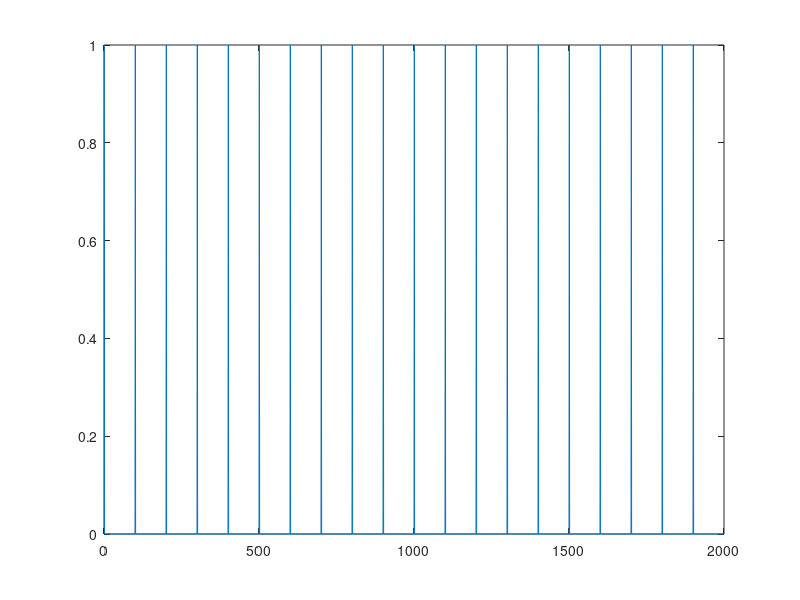

The MATLAB script that drew this image: (Note: this script raises an error after producing the figure.)
clear all;
close all;
clc;

f=1000; %frequency of light wave
T=1/f; %duty cycle of light wave
fs=50; % rate of camera sensor
Ts=1/fs; %duty cycle of camera sensor
k= 1; %sparse level per cycles
Nc = 100 % number sample per cycles
M = Nc*f/500; % number tranfers - measuments
N= Nc * f/fs; % length of signal

%generate signal reference
refsig = zeros(N,1);
ref= zeros(Nc,1) % signal tranfers per cycle
ref(1,1)= 1;

% time of the light wave flighting from the object to the imaging sensor
shiftime = 10;

for i= 1:f/fs
    refsig((i-1)*Nc+1:i*Nc) = ref(:,1);
end


figure(1);
% plot(t,refsig,'linewidth',2)
plot(refsig);
hold on
plot(objsig)
ylim([-0.2 1.2]);
xlabel('sample');
ylabel('Amplitude');

%generate encode signal
Phi = randi([0 1],N,N);
y=Phi*refsig;
figure(2);
plot(y)

for i=1:M
   position(i,1) = (i-1) *shiftime+1
end

outputref = zeros(M,1);
outputobj = zeros(M,1);

%Making random measurements
A=zeros(M,N);
for i=1 : M
    outputref(i) = y(position(i));
    A(i,:) = Phi(position(i),:);
end
outputobj = A * objsig;


figure(3)
plot(outputref);
hold on
plot(outputobj);
xlabel('sample');
ylabel('Intensity');
title('Measurement vector');
legend('ref','obj')

% %Adding some measurement noise.
% SNR=15;
% outputobj=createNoise(outputobj,SNR);
% 
% 
% %Measurement vector with noise.
% outputobj = outputobj + e ;
% figure(4);
% plot(outputref);
% hold on
% plot(outputobj);
% title(sprintf('Measurement vector with noise at SNR=%d dB', SNR));


cvx_begin
    variable xp_ref(N);
    minimize (norm(xp_ref,1));
    subject to
    A*xp_ref==outputref;
cvx_end

% obj = OrthogonalMatchingPursuit(A,20,outputobj);

cvx_begin
    variable xp_obj(N);
    minimize (norm(xp_obj,1));
    subject to
    A*xp_obj==outputobj; 

%     norm(A*obj-outputobj,2) <= eps
%     minimize (norm(A*obj-outputobj,2)+0.01*norm(obj,1));
cvx_end

%Compute error recovered
diff_ref = refsig - xp_ref;
recovery_error_ref = norm(diff_ref) / norm(refsig);
fprintf('recovery error: %0.4f\n', recovery_error_ref);

diff = objsig - xp_obj;
recovery_error = norm(diff) / norm(objsig);
fprintf('recovery error: %0.4f\n', recovery_error);


figure(5)
plot(xp_ref)
hold on 
plot(xp_obj)
xlabel('sample');
ylabel('Amplitude');
title('Reconstructed signal');
legend('ref','obj')
